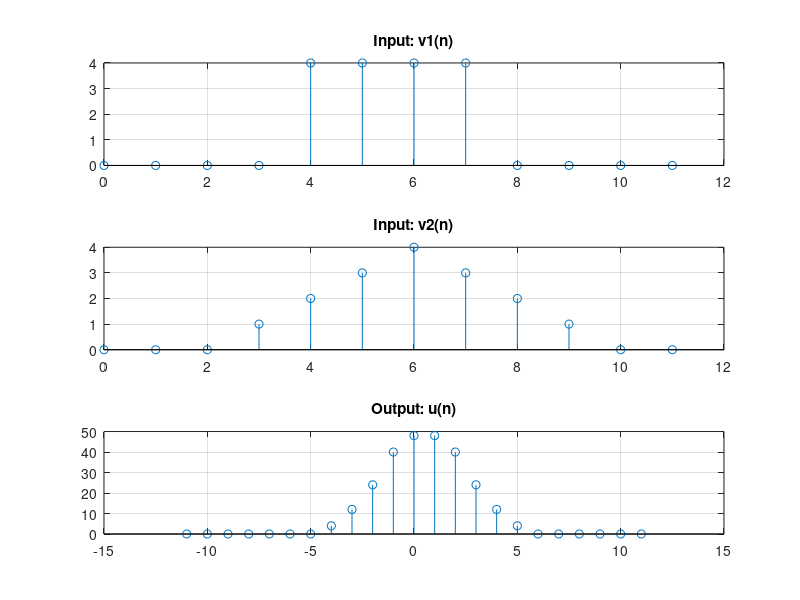

Recreate this plot in MATLAB.
v1 = [0 0 0 0 4 4 4 4 0 0 0 0];
v2 = [0 0 0 1 2 3 4 3 2 1 0 0];
u = conv(v1, v2);
disp(u);

a = 0; b = 0;
p = a:a+(length(v1)-1);
subplot(3, 1, 1), stem(p, v1); grid on
title('Input: v1(n)')

q = b:b+(length(v2)-1);
subplot(3, 1, 2), stem(q, v2); grid on
title('Input: v2(n)')

n = a-length(v2)+1:length(u)+a+b-length(v2);
subplot(3, 1, 3), stem(n, u); grid on; disp(u)
title('Output: u(n)')

